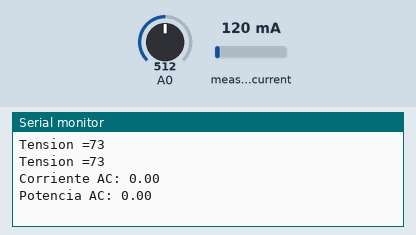
The sketch below on a simulated ESP8266 (NodeMCU). Shown: the last lines printed to the serial monitor. Inputs (shaded band) come from the test bench; at power-on: measured current 120 mA, A0 = 512.

Above: at 1.2 s.
1.3 s: measured current set to 1000 mA
At 2.23 s:
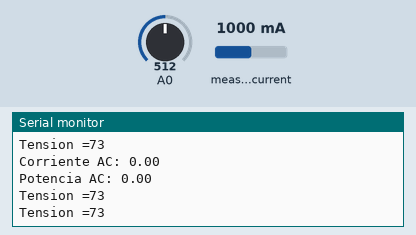
2.8 s: A0 set to 716
At 4.2 s:
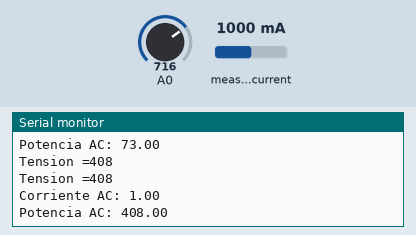
4.3 s: measured current set to 1500 mA
At 5.7 s:
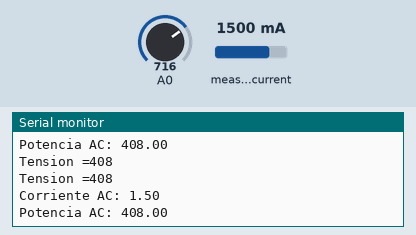
5.8 s: A0 set to 810
At 8.1 s:
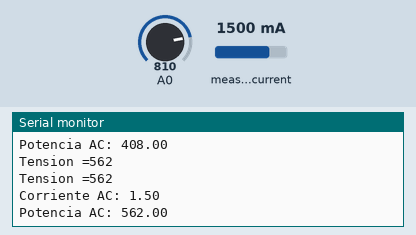
Timing chart, 0 to 8.3 s (numbered marks = the images above; inputs shaded):
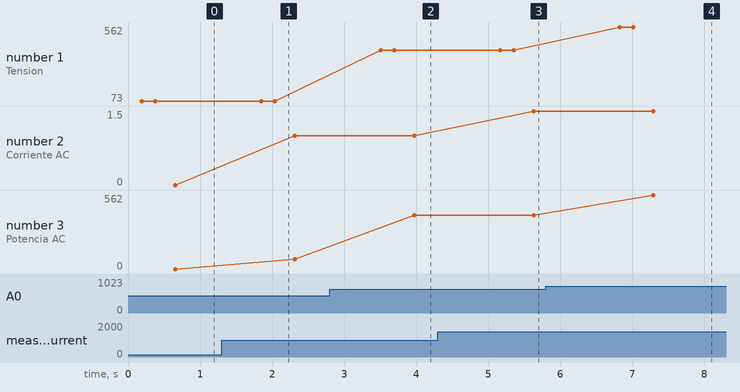

The sketch:

MultiplexorTest.ino
```cpp
#include "EmonLib.h"
EnergyMonitor energyMonitor;

const int muxSIG = A0;
const int muxS0 = D0;
const int muxS1 = D1;
const int muxS2 = D2;
const int muxS3 = D3;
int lec[17] = {0};


// Seteo del Canal para identificar que puerta linkea
//
int SetMuxChannel(byte channel)
{
   digitalWrite(muxS0, bitRead(channel, 0));
   digitalWrite(muxS1, bitRead(channel, 1));
   digitalWrite(muxS2, bitRead(channel, 2));
   digitalWrite(muxS3, bitRead(channel, 3));
   delay(100);

  //    Serial.print(bitRead(channel, 3));
  //    Serial.print("\t");
  //    Serial.print(bitRead(channel, 2));
  //    Serial.print("\t");
  //    Serial.print(bitRead(channel, 1));
  //    Serial.print("\t");
  //    Serial.print(bitRead(channel, 0));
  //    Serial.print("\n");
}


void setup()
{
   Serial.begin(9600);
   pinMode(muxS0, OUTPUT);
   pinMode(muxS1, OUTPUT);
   pinMode(muxS2, OUTPUT);
   pinMode(muxS3, OUTPUT);

}

void loop()
{

  SetMuxChannel(0);
  int AcIN  = tensionAC();
  SetMuxChannel(1);
  int AcOUT = tensionAC();
  SetMuxChannel(2);
  float Iin   = corrienteAC(2.80);
  int   Pin   = potenciaAC(1, AcIN, Iin);

   Serial.println();
   delay(1000);
}


// Mide la tensión de alterna (Volts)
//
int tensionAC(){
  int VmaxD = 0, sensor = 0;
  for(int c = 0;c < 800; c ++ ){
    sensor=analogRead(A0);
    if(sensor>VmaxD && sensor > 511)
      VmaxD = sensor;
  }
  int Veffd = VmaxD / sqrt(2);
  int Veff = (((Veffd-420.76)/-90.24)*-210.2)+210.2;
  Serial.print("Tension =");
  Serial.println(Veff);
  return Veff;
}


// Mide la corriente de alterna (Amperes)
//
float corrienteAC(float cal){
  float Irms = energyMonitor.calcIrms(1484);
  energyMonitor.current(0, cal);
  if(Irms < 0 || Irms < 1)
    Irms = 0;
  Serial.print("Corriente AC: ");
  Serial.println(Irms);
  return Irms;
}


// Cálculo de Potencia en alterna (Watts)
//
double potenciaAC(int trigger, int I, int V){
  double pot = I * V;
  if(pot < trigger)
    pot = 0;
  Serial.print("Potencia AC: ");
  Serial.println(pot);
  return pot;
}
```

Measured:
- after the input at 2.8 s, the serial monitor: prints a new line after 0.71 s (image 2)
- after the input at 4.3 s, the serial monitor: prints a new line after 1.3 s (image 3)
- after the input at 5.8 s, the serial monitor: prints a new line after 1.0 s (image 4)
- plotted number 1: 73 → 408 after the input at 2.8 s, 408 → 562 after the input at 5.8 s
- plotted number 2: 0 → 1 after the input at 1.3 s, 1 → 1.5 after the input at 4.3 s
- plotted number 3: 73 → 408 after the input at 2.8 s, 408 → 562 after the input at 5.8 s
